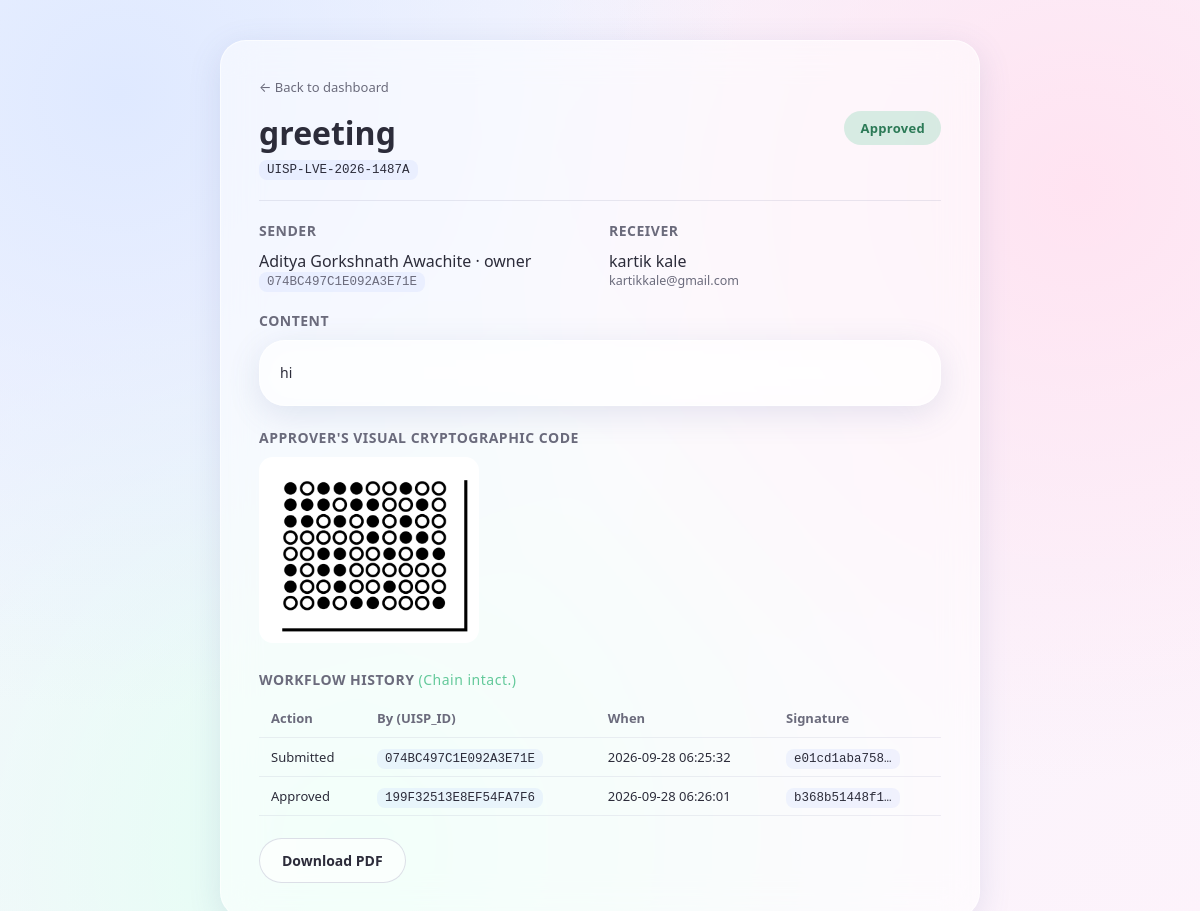
Screenshot of /applications/UISP-LVE-2026-1487A (signed in) with the database file from the repository.
### tables this page shows
CREATE TABLE applications (
    id INTEGER PRIMARY KEY AUTOINCREMENT,
    application_id TEXT UNIQUE NOT NULL,
    template_id INTEGER,
    title TEXT NOT NULL,
    content_body TEXT NOT NULL,
    sender_id INTEGER NOT NULL,
    receiver_id INTEGER,
    receiver_name TEXT,
    receiver_email TEXT,
    status TEXT NOT NULL DEFAULT 'Pending',
    rejection_comment TEXT,
    approver_crypto_code_path TEXT,
    created_at TEXT NOT NULL,
    updated_at TEXT NOT NULL,
    FOREIGN KEY (sender_id) REFERENCES users(id),
    FOREIGN KEY (receiver_id) REFERENCES users(id),
    FOREIGN KEY (template_id) REFERENCES application_templates(id)
);

CREATE TABLE users (
    id INTEGER PRIMARY KEY AUTOINCREMENT,
    uisp_id TEXT UNIQUE NOT NULL,
    first_name TEXT NOT NULL,
    last_name TEXT NOT NULL,
    email TEXT UNIQUE NOT NULL,
    password_hash TEXT NOT NULL,
    designation TEXT DEFAULT 'Member',
    region TEXT DEFAULT '',
    org_id INTEGER,
    crypto_code_path TEXT,
    created_at TEXT NOT NULL
);

CREATE TABLE application_workflows (
    id INTEGER PRIMARY KEY AUTOINCREMENT,
    application_id TEXT NOT NULL,
    action_by_uisp_id TEXT NOT NULL,
    action_taken TEXT NOT NULL,
    previous_hash TEXT NOT NULL,
    signature_hash TEXT NOT NULL,
    comment TEXT,
    created_at TEXT NOT NULL
);

### app.py (the view)
@app.route("/applications/<application_id>")
@login_required
def view_application(application_id):
    user = current_user()
    conn = db.get_db()
    application = conn.execute(
        "SELECT * FROM applications WHERE application_id = ?", (application_id,)
    ).fetchone()
    if not application:
        conn.close()
        abort(404)
    if application["sender_id"] != user["id"] and application["receiver_id"] != user["id"]:
        conn.close()
        audit("unauthorized_access_attempt", user_id=user["id"],
              metadata={"application_id": application_id}, success=False)
        abort(403)
    sender = conn.execute("SELECT * FROM users WHERE id = ?", (application["sender_id"],)).fetchone()
    receiver = conn.execute("SELECT * FROM users WHERE id = ?", (application["receiver_id"],)).fetchone()
    workflow = conn.execute(
        "SELECT * FROM application_workflows WHERE application_id = ? ORDER BY id ASC",
        (application_id,),
    ).fetchall()
    conn.close()
    audit("application_access", user_id=user["id"], metadata={"application_id": application_id})
    chain_ok, chain_msg = verify_chain(application_id)
    return render_template(
        "view_application.html", application=application, sender=sender,
        receiver=receiver, workflow=workflow, chain_ok=chain_ok, chain_msg=chain_msg,
        user=user,
    )

### app.py (called while the page is built)
def now_iso():
    return datetime.utcnow().isoformat()

def audit(event_type, user_id=None, metadata=None, success=True):
    conn = db.get_db()
    conn.execute(
        "INSERT INTO audit_logs (event_type, user_id, metadata, success, created_at) VALUES (?, ?, ?, ?, ?)",
        (event_type, user_id, json.dumps(metadata or {}), 1 if success else 0, now_iso()),
    )
    conn.commit()
    conn.close()

def login_required(view):
    @wraps(view)
    def wrapped(*args, **kwargs):
        if "user_id" not in session:
            return redirect(url_for("login"))
        return view(*args, **kwargs)
    return wrapped

def current_user():
    if "user_id" not in session:
        return None
    conn = db.get_db()
    row = conn.execute("SELECT * FROM users WHERE id = ?", (session["user_id"],)).fetchone()
    conn.close()
    return row

def verify_chain(application_id):
    conn = db.get_db()
    rows = conn.execute(
        "SELECT * FROM application_workflows WHERE application_id = ? ORDER BY id ASC",
        (application_id,),
    ).fetchall()
    conn.close()
    expected_prev = hashlib.sha256((GENESIS_PREFIX + application_id).encode("utf-8")).hexdigest()
    for r in rows:
        if r["previous_hash"] != expected_prev:
            return False, f"Chain broken at workflow #{r['id']} (previous_hash mismatch)."
        expected_prev = r["signature_hash"]
    return True, "Chain intact." if rows else "No workflow events yet."

### database.py (called while the page is built)
def get_db():
    conn = sqlite3.connect(DB_PATH)
    conn.row_factory = sqlite3.Row
    conn.execute("PRAGMA foreign_keys = ON")
    return conn

### templates/view_application.html (shortened to what this page needs)
{% extends "base.html" %}
{% block body %}
<div class="auth-wrap" style="align-items:flex-start; padding-top:40px;">
  <div class="glass" style="width:100%; max-width:760px; padding:34px 38px;">
    <a href="{{ url_for('dashboard', view='pending') }}" style="font-size:13px; color:var(--text-soft);">← Back to dashboard</a>
    <div style="display:flex; justify-content:space-between; align-items:flex-start; margin-top:14px;">
      <div>
        <h1 style="margin:0 0 6px;">{{ application.title }}</h1>
        <div class="tag-mono">{{ application.application_id }}</div>
      </div>
      <span class="status-badge status-{{ application.status }}" style="font-size:13px; padding:8px 16px;">{{ application.status }}</span>
    </div>
    <div class="divider"></div>
    <div class="grid-cols" style="grid-template-columns: 1fr 1fr; margin-bottom:20px;">
      <div>
        <div class="section-title" style="margin-top:0;">Sender</div>
        <p style="margin:0;">{{ sender.first_name }} {{ sender.last_name }} · {{ sender.designation }}</p>
        <p style="margin:0; font-size:12.5px; color:var(--text-soft);"><span class="tag-mono">{{ sender.uisp_id }}</span></p>
      </div>
      <div>
        <div class="section-title" style="margin-top:0;">Receiver</div>
        <p style="margin:0;">{{ application.receiver_name }}</p>
        <p style="margin:0; font-size:12.5px; color:var(--text-soft);">{{ application.receiver_email }}</p>
      </div>
    </div>
    <div class="section-title">Content</div>
    <div class="glass" style="padding:20px; font-size:14px; line-height:1.7;">
      {{ application.content_body | safe }}
    </div>
    {% if application.status == 'Approved' and application.approver_crypto_code_path %}
      <div class="section-title">Approver's Visual Cryptographic Code</div>
      <img src="{{ url_for('static', filename=application.approver_crypto_code_path) }}" style="max-width:220px; border-radius:14px; background:white; padding:10px;">
    {% endif %}
    <div class="section-title">Workflow History <span style="font-weight:400; text-transform:none; color:{{ 'var(--success)' if chain_ok else 'var(--danger)' }};">({{ chain_msg }})</span></div>
    <table class="simple">
      <thead><tr><th>Action</th><th>By (UISP_ID)</th><th>When</th><th>Signature</th></tr></thead>
      <tbody>
      {% for w in workflow %}
        <tr>
          <td>{{ w.action_taken }}</td>
          <td><span class="tag-mono">{{ w.action_by_uisp_id }}</span></td>
          <td>{{ w.created_at[:19].replace('T',' ') }}</td>
          <td><span class="tag-mono">{{ w.signature_hash[:12] }}…</span></td>
        </tr>
      {% endfor %}
      </tbody>
    </table>
    <div style="margin-top:22px;">
      <a class="btn btn-outline" href="{{ url_for('application_pdf', application_id=application.application_id) }}">Download PDF</a>
    </div>
  </div>
</div>
{% endblock %}

### templates/base.html (shortened to what this page needs)
<!DOCTYPE html>
<html lang="en">
<head>
<link rel="stylesheet" href="{{ url_for('static', filename='css/style.css') }}">
</head>
<body>
  {% block body %}{% endblock %}
</body>
</html>

### static/css/style.css (style rules this page uses)
:root { --bg-1: #dfe9ff; --bg-2: #ffe3f1; --bg-3: #e2fff3; --glass: rgba(255, 255, 255, 0.55); --glass-strong: rgba(255, 255, 255, 0.75); --glass-border: rgba(255, 255, 255, 0.6); --text-main: #2c2c3a; --text-soft: #6b6b7c; --accent: #7c9dff; --accent-2: #c58cff; --accent-pink: #ff9ecb; --success: #63c99a; --danger: #ff8b94; --warning: #ffcf86; --radius-lg: 26px; --radius-md: 18px; --radius-sm: 12px; --shadow-soft: 0 8px 32px rgba(90, 100, 160, 0.15); --shadow-glow: 0 0 0 rgba(124, 157, 255, 0); }
* { box-sizing: border-box; }
body { margin: 0; font-family: "Segoe UI", "Inter", system-ui, -apple-system, sans-serif; color: var(--text-main); min-height: 100vh; background: radial-gradient(circle at 10% 10%, var(--bg-1), transparent 45%), radial-gradient(circle at 90% 20%, var(--bg-2), transparent 45%), radial-gradient(circle at 30% 90%, var(--bg-3), transparent 50%), linear-gradient(135deg, #f4f7ff 0%, #fdf3fb 100%); background-attachment: fixed; }
a { color: inherit; text-decoration: none; }
.glass { background: var(--glass); border: 1px solid var(--glass-border); border-radius: var(--radius-lg); backdrop-filter: blur(18px); -webkit-backdrop-filter: blur(18px); box-shadow: var(--shadow-soft); }
.auth-wrap { min-height: 100vh; display: flex; align-items: center; justify-content: center; padding: 24px; }
.btn { display: inline-flex; align-items: center; justify-content: center; gap: 8px; padding: 12px 22px; border-radius: 999px; border: none; background: linear-gradient(135deg, var(--accent), var(--accent-2)); color: white; font-weight: 600; font-size: 14px; cursor: pointer; transition: transform .15s ease, box-shadow .15s ease; box-shadow: 0 6px 18px rgba(124, 157, 255, 0.35); }
.btn.btn-outline { background: rgba(255,255,255,0.6); color: var(--text-main); box-shadow: none; border: 1px solid rgba(150,150,180,0.3); }
.grid-cols { display: grid; grid-template-columns: repeat(auto-fill, minmax(260px, 1fr)); gap: 18px; }
.status-badge { display: inline-block; padding: 4px 12px; border-radius: 999px; font-size: 11.5px; font-weight: 700; letter-spacing: .3px; }
.status-Approved { background: rgba(99, 201, 154, 0.25); color: #2c7a57; }
.section-title { font-weight: 700; font-size: 14px; margin: 22px 0 10px; color: var(--text-soft); text-transform: uppercase; letter-spacing: .5px; }
.divider { height: 1px; background: rgba(150,150,180,0.2); margin: 20px 0; }
table.simple { width: 100%; border-collapse: collapse; font-size: 13px; }
table.simple th, table.simple td { text-align: left; padding: 10px 12px; border-bottom: 1px solid rgba(150,150,180,0.15); }
table.simple th { color: var(--text-soft); font-weight: 600; }
.tag-mono { font-family: monospace; font-size: 12.5px; background: rgba(124,157,255,0.1); padding: 3px 8px; border-radius: 8px; }

### rows the page displays
applications: title "greeting", application_id "UISP-LVE-2026-1487A", status "Approved", receiver_name "kartik kale", receiver_email "kartikkale@gmail.com", content_body "hi", approver_crypto_code_path (picture)
users: first_name "Aditya Gorkshnath", last_name "Awachite", designation "owner", uisp_id "074BC497C1E092A3E71E"
application_workflows: action_taken "Submitted", action_by_uisp_id "074BC497C1E092A3E71E", created_at "2026-09-28 06:25:32", signature_hash "e01cd1aba758"
application_workflows: action_taken "Approved", action_by_uisp_id "199F32513E8EF54FA7F6", created_at "2026-09-28 06:26:01", signature_hash "b368b51448f1"

### other values shown
{{ chain_msg }} "Chain intact."
